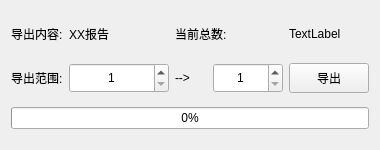
<?xml version="1.0" encoding="UTF-8"?>
<ui version="4.0">
 <class>dtuexportwidgetClass</class>
 <widget class="QWidget" name="dtuexportwidgetClass">
  <property name="geometry">
   <rect>
    <x>0</x>
    <y>0</y>
    <width>380</width>
    <height>150</height>
   </rect>
  </property>
  <property name="minimumSize">
   <size>
    <width>380</width>
    <height>150</height>
   </size>
  </property>
  <property name="maximumSize">
   <size>
    <width>380</width>
    <height>150</height>
   </size>
  </property>
  <property name="windowTitle">
   <string>导出</string>
  </property>
  <layout class="QGridLayout" name="gridLayout">
   <item row="0" column="0">
    <widget class="QLabel" name="Text_1">
     <property name="text">
      <string>导出内容:</string>
     </property>
    </widget>
   </item>
   <item row="0" column="1">
    <widget class="QLabel" name="lab_what">
     <property name="minimumSize">
      <size>
       <width>100</width>
       <height>0</height>
      </size>
     </property>
     <property name="maximumSize">
      <size>
       <width>100</width>
       <height>30</height>
      </size>
     </property>
     <property name="text">
      <string>XX报告</string>
     </property>
    </widget>
   </item>
   <item row="0" column="2" colspan="2">
    <widget class="QLabel" name="Text_3">
     <property name="text">
      <string>当前总数:</string>
     </property>
    </widget>
   </item>
   <item row="0" column="4">
    <widget class="QLabel" name="lab_count">
     <property name="text">
      <string>TextLabel</string>
     </property>
    </widget>
   </item>
   <item row="1" column="0">
    <widget class="QLabel" name="Text_2">
     <property name="text">
      <string>导出范围:</string>
     </property>
    </widget>
   </item>
   <item row="1" column="1">
    <widget class="QSpinBox" name="spin_min">
     <property name="minimumSize">
      <size>
       <width>70</width>
       <height>30</height>
      </size>
     </property>
     <property name="maximumSize">
      <size>
       <width>16777215</width>
       <height>30</height>
      </size>
     </property>
     <property name="alignment">
      <set>Qt::AlignCenter</set>
     </property>
     <property name="minimum">
      <number>1</number>
     </property>
     <property name="value">
      <number>1</number>
     </property>
    </widget>
   </item>
   <item row="1" column="2">
    <widget class="QLabel" name="label_2">
     <property name="maximumSize">
      <size>
       <width>40</width>
       <height>30</height>
      </size>
     </property>
     <property name="text">
      <string>--&gt;</string>
     </property>
    </widget>
   </item>
   <item row="1" column="3">
    <widget class="QSpinBox" name="spin_max">
     <property name="minimumSize">
      <size>
       <width>70</width>
       <height>30</height>
      </size>
     </property>
     <property name="maximumSize">
      <size>
       <width>16777215</width>
       <height>30</height>
      </size>
     </property>
     <property name="alignment">
      <set>Qt::AlignCenter</set>
     </property>
     <property name="minimum">
      <number>1</number>
     </property>
    </widget>
   </item>
   <item row="1" column="4">
    <widget class="QPushButton" name="btn_export">
     <property name="minimumSize">
      <size>
       <width>0</width>
       <height>30</height>
      </size>
     </property>
     <property name="maximumSize">
      <size>
       <width>16777215</width>
       <height>30</height>
      </size>
     </property>
     <property name="text">
      <string>导出</string>
     </property>
    </widget>
   </item>
   <item row="2" column="0" colspan="5">
    <widget class="QProgressBar" name="progressBar">
     <property name="value">
      <number>0</number>
     </property>
     <property name="alignment">
      <set>Qt::AlignCenter</set>
     </property>
     <property name="textDirection">
      <enum>QProgressBar::TopToBottom</enum>
     </property>
    </widget>
   </item>
  </layout>
 </widget>
 <layoutdefault spacing="6" margin="11"/>
 <resources/>
 <connections>
  <connection>
   <sender>btn_export</sender>
   <signal>clicked()</signal>
   <receiver>dtuexportwidgetClass</receiver>
   <slot>export_all()</slot>
   <hints>
    <hint type="sourcelabel">
     <x>326</x>
     <y>102</y>
    </hint>
    <hint type="destinationlabel">
     <x>189</x>
     <y>74</y>
    </hint>
   </hints>
  </connection>
 </connections>
 <slots>
  <slot>export_all()</slot>
 </slots>
</ui>
